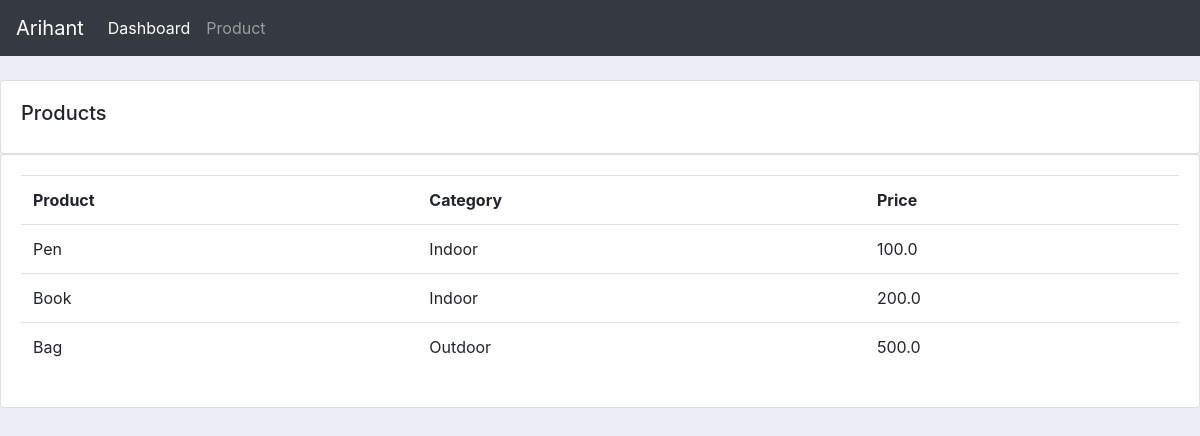
The app's page /product/ with its own data.
### account/models.py (models this page shows, shortened)
class Product(models.Model):
    CATEGORY=(
        ('Indoor','Indoor'),
        ('Outdoor','Outdoor'),
    )
    name = models.CharField(max_length=200,null=True)
    price = models.FloatField(null=True)
    category = models.CharField(max_length=200,null=True,choices = CATEGORY)
    desciption = models.CharField(max_length=200,null=True)
    date_created = models.DateTimeField(auto_now_add=True,null=True)
    tags = models.ManyToManyField(Tag)

### account/views.py (the view)
# urls.py: path('product/',views.product,name='product'),
def product(request):
    product = Product.objects.all()
    context = {'product':product}
    return render(request,'account/product.html',context)

### account/templates/account/product.html (shortened to what this page needs)
{% include 'account/main.html' %}
{% block content %}
<div class="row">
    <div class="col-md">
        <div class="card card-body">
            <h5>Products</h5>
        </div>
        <div class="card card-body">
            <table class="table">
                <tr>
                    <th>Product</th>
                    <th>Category</th>
                    <th>Price</th>
                </tr>
                {% for i in product%}
                <tr>
                    <td>{{i.name}}</td>
                    <td>{{i.category}}</td>
                    <td>{{i.price}}</td>
                </tr>
                {% endfor %}
            </table>
        </div>
    </div>
</div>
{% endblock content %}

### static/css/style.css (style rules this page uses)
body { background-color: #ebeff5; }

### records on screen
Product: name "Pen", category "Indoor", price "100.0"
Product: name "Book", category "Indoor", price "200.0"
Product: name "Bag", category "Outdoor", price "500.0"
